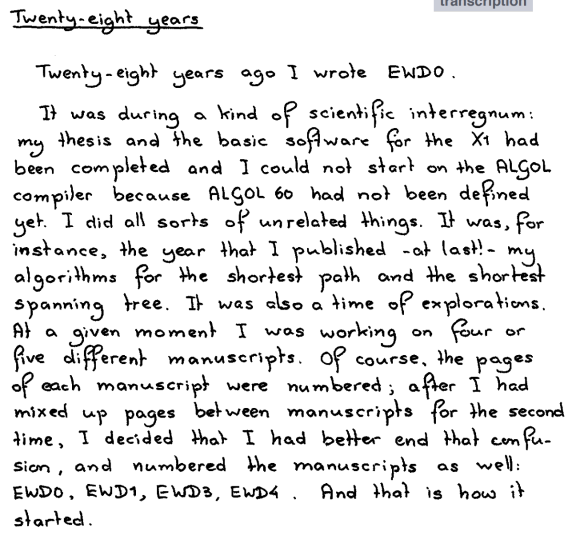
#> input picture tests/dijkstra_pipeline/dijkstra.png, 1160 x 1077 px (shown at 1/2 size)
$ python -i augmentation.py   (imports and definitions only)
#> lines starting #> are read from the running program, lines starting #| are printed output that depends on the picture
#> further down, picture is the input picture: shape (1077, 1160, 3); mean B, G, R 230.8, 230.8, 230.8
import cv2
import numpy as np
from scipy.ndimage import map_coordinates, gaussian_filter


def augment_ocr_image(
    image: np.ndarray,
    rng: np.random.Generator = None,
    degrade_probability: float = 0.0,
    degrade_params: dict = None,
) -> np.ndarray:
    """
    Apply random augmentations to simulate historical document degradation.

    Each augmentation is applied with a configurable probability.

    Args:
        image: Input image (grayscale or BGR)
        rng: Random number generator
        degrade_probability: Probability to apply document degradation (JPEG/blur/fade)
        degrade_params: Dict with keys: jpeg_p, blur_p, fade_p, jpeg_quality_range, blur_sigma_range, fade_alpha_range

    Returns:
        Augmented image (grayscale uint8)
    """
#> called with degrade_probability = 0
    if rng is None:
        rng = np.random.default_rng()

    result = image.copy()
    if len(result.shape) == 3:
        result = cv2.cvtColor(result, cv2.COLOR_BGR2GRAY)

    h, w = result.shape
#> h = 1077; w = 1160

    # 1. Random rotation ±3°
    if rng.random() > 0.5:
        angle = rng.uniform(-3.0, 3.0)
        center = (w // 2, h // 2)
#> center = (580, 538)
        rot_mat = cv2.getRotationMatrix2D(center, angle, 1.0)
        result = cv2.warpAffine(result, rot_mat, (w, h), borderValue=255)
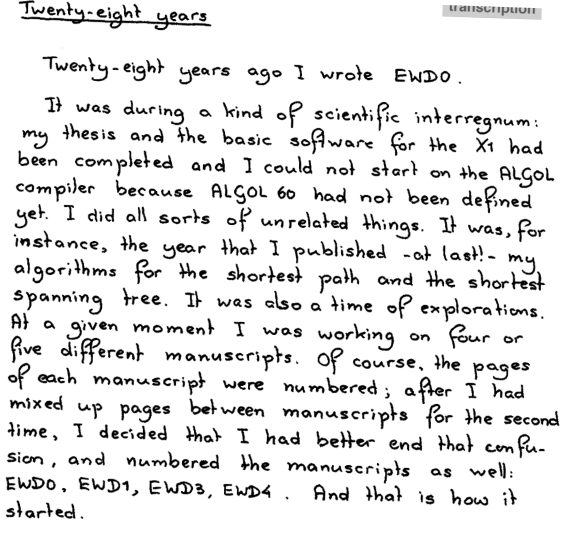
#> result: shape (1077, 1160) (shown at 1/2 size); min 0, max 255, mean 230.8

    # 2. Random shear ±5°
    if rng.random() > 0.7:
        shear = rng.uniform(-0.087, 0.087)  # ~±5° in radians
        shear_mat = np.float32([[1, shear, 0], [0, 1, 0]])
        result = cv2.warpAffine(result, shear_mat, (w, h), borderValue=255)

    # 3. Random erosion/dilation (ink thickness variation)
    if rng.random() > 0.6:
        kernel = np.ones((2, 2), np.uint8)
        if rng.random() > 0.5:
            result = cv2.erode(result, kernel, iterations=1)
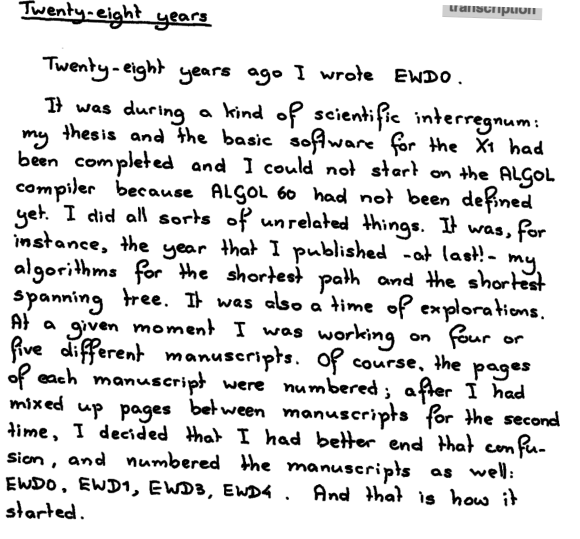
#> result: shape (1077, 1160) (shown at 1/2 size); min 0, max 255, mean 223.4
        else:
            result = cv2.dilate(result, kernel, iterations=1)

    # 4. Random brightness shift ±20%
    if rng.random() > 0.5:
        delta = rng.uniform(-50, 50)
        result = np.clip(result.astype(np.float32) + delta, 0, 255).astype(np.uint8)

    # 5. Gaussian noise
    if rng.random() > 0.6:
        sigma = rng.uniform(0, 15)
        noise = rng.normal(0, sigma, result.shape).astype(np.float32)
        result = np.clip(result.astype(np.float32) + noise, 0, 255).astype(np.uint8)

    # 6. Random horizontal stretch 90-110%
    if rng.random() > 0.7:
        stretch = rng.uniform(0.9, 1.1)
        new_w = int(w * stretch)
#> new_w = 1062
        result = cv2.resize(result, (new_w, h), interpolation=cv2.INTER_LINEAR)
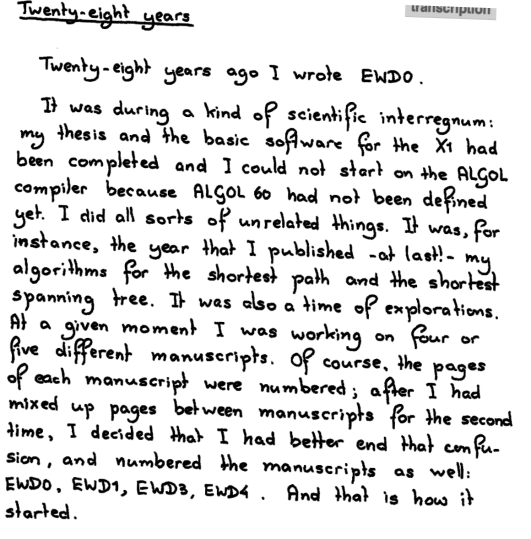
#> result: shape (1077, 1062) (shown at 1/2 size); min 0, max 255, mean 223.4
        if new_w > w:
            result = result[:, :w]
        elif new_w < w:
            pad = np.full((h, w - new_w), 255, dtype=np.uint8)
            result = np.concatenate([result, pad], axis=1)
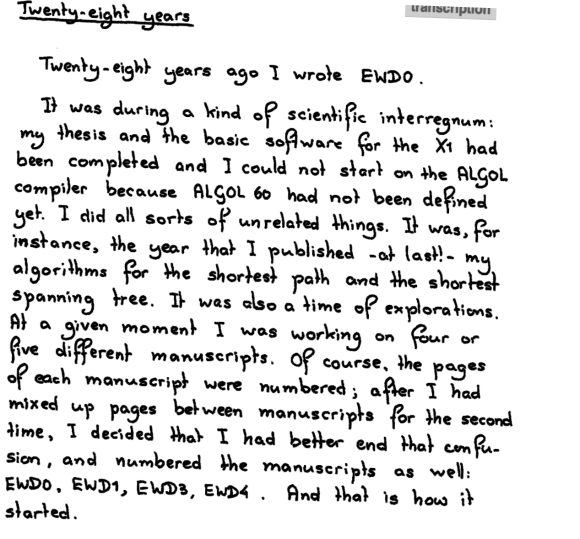
#> result: shape (1077, 1160) (shown at 1/2 size); min 0, max 255, mean 226.1

    # 7. Salt-and-pepper noise 0-2%
    if rng.random() > 0.8:
        density = rng.uniform(0, 0.02)
        num = int(h * w * density)
#> num = 19269
        coords_s = (rng.integers(0, h, num), rng.integers(0, w, num))
        result[coords_s] = 0
        coords_p = (rng.integers(0, h, num), rng.integers(0, w, num))
        result[coords_p] = 255
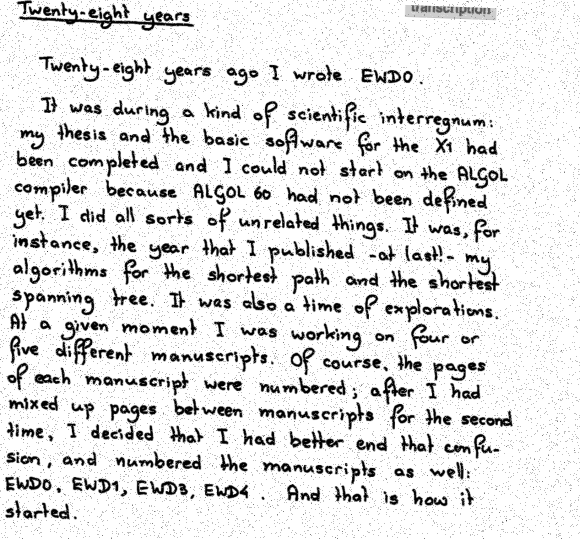
#> result: shape (1077, 1160) (shown at 1/2 size); min 0, max 255, mean 223.1

    # 8. Elastic distortion (small)
    if rng.random() > 0.8:
        result = _elastic_distortion(result, alpha=5, sigma=3, rng=rng)

    # Document-level degradation (JPEG/blur/fade) - applied last with configurable probability
    if degrade_probability > 0 and rng.random() < degrade_probability:
        if degrade_params is None:
            degrade_params = {}
        result = apply_document_degradation(
            result,
            jpeg_probability=degrade_params.get("jpeg_p", 0.4),
            blur_probability=degrade_params.get("blur_p", 0.5),
            fade_probability=degrade_params.get("fade_p", 0.6),
            jpeg_quality_range=degrade_params.get("jpeg_quality_range", (40, 80)),
            blur_sigma_range=degrade_params.get("blur_sigma_range", (0.8, 2.5)),
            fade_alpha_range=degrade_params.get("fade_alpha_range", (0.5, 0.9)),
            rng=rng,
        )

    return result


# [157 lines left out: functions _elastic_distortion, apply_jpeg_compression, apply_gaussian_blur, apply_document_fade, apply_document_degradation, not called in this run]

>>> import cv2
>>> picture = cv2.imread('../../../tests/dijkstra_pipeline/dijkstra.png')
>>> result = augment_ocr_image(picture)
